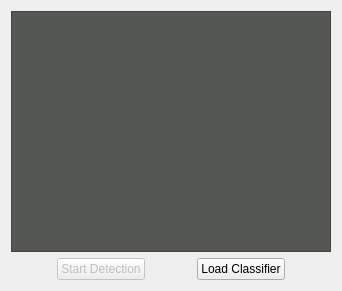
<?xml version="1.0" encoding="UTF-8"?>
<ui version="4.0">
 <class>FaceVideoDlg</class>
 <widget class="QDialog" name="FaceVideoDlg">
  <property name="geometry">
   <rect>
    <x>0</x>
    <y>0</y>
    <width>338</width>
    <height>291</height>
   </rect>
  </property>
  <property name="windowTitle">
   <string>FaceVideoDlg</string>
  </property>
  <layout class="QVBoxLayout" name="verticalLayout">
   <item>
    <widget class="QFrame" name="frame">
     <property name="minimumSize">
      <size>
       <width>320</width>
       <height>240</height>
      </size>
     </property>
     <property name="styleSheet">
      <string notr="true">background-color: rgb(85, 87, 83);</string>
     </property>
     <property name="frameShape">
      <enum>QFrame::StyledPanel</enum>
     </property>
     <property name="frameShadow">
      <enum>QFrame::Raised</enum>
     </property>
    </widget>
   </item>
   <item>
    <layout class="QHBoxLayout" name="horizontalLayout">
     <item>
      <spacer name="horizontalSpacer">
       <property name="orientation">
        <enum>Qt::Horizontal</enum>
       </property>
       <property name="sizeHint" stdset="0">
        <size>
         <width>40</width>
         <height>20</height>
        </size>
       </property>
      </spacer>
     </item>
     <item>
      <widget class="QPushButton" name="btnDetect">
       <property name="enabled">
        <bool>false</bool>
       </property>
       <property name="text">
        <string>Start Detection</string>
       </property>
       <property name="checkable">
        <bool>true</bool>
       </property>
      </widget>
     </item>
     <item>
      <spacer name="horizontalSpacer_2">
       <property name="orientation">
        <enum>Qt::Horizontal</enum>
       </property>
       <property name="sizeHint" stdset="0">
        <size>
         <width>40</width>
         <height>20</height>
        </size>
       </property>
      </spacer>
     </item>
     <item>
      <widget class="QPushButton" name="btnLoad">
       <property name="text">
        <string>Load Classifier</string>
       </property>
      </widget>
     </item>
     <item>
      <spacer name="horizontalSpacer_3">
       <property name="orientation">
        <enum>Qt::Horizontal</enum>
       </property>
       <property name="sizeHint" stdset="0">
        <size>
         <width>40</width>
         <height>20</height>
        </size>
       </property>
      </spacer>
     </item>
    </layout>
   </item>
  </layout>
 </widget>
 <layoutdefault spacing="6" margin="11"/>
 <resources/>
 <connections/>
</ui>
